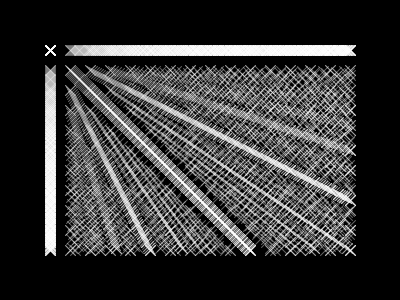
Frame 1 (no input)
Frame 60 (the mouse pressed at the canvas centre just before this capture): identical to frame 1, image omitted
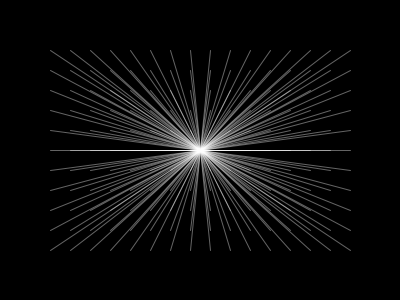
Frame 120 (the mouse held since frame 60 and released just before this capture)

The Processing sketch that drew these frames (run headless with seeded random() and noise(); from frame 60 on, the mouse is pressed at the canvas centre):

// Processing sketch: MyForLooperPDf
// ── MyForLooperPDf.pde
/**
 * Repeat: Embedded Iteration 
 * from Form+Code in Design, Art, and Architecture 
 * by Casey Reas, Chandler McWilliams, and LUST
 * Princeton Architectural Press, 2010
 * ISBN 9781568989372
 * 
 * This code was written for Processing 1.2+
 * Get Processing at http://www.processing.org/download
 */
 float f=0.0001;
int option = 1;
void setup() {
  
  size(400, 300, PDF,"MyForLooperPrnter.pdf" );
  smooth();
  noFill();
}

void draw() {
  background(0);
  
  stroke(255,100);

  if (option == 1) {
    // Option 1: Stitches
    for (float rep=0; rep<width;rep +=0.9){
    for (int x = 50; x <= width-50; x +=20+rep) {
      for (int y = 50; y <= height-50; y+=20+rep) {
        line(x-5, y-5, x+5, y+5);
        line(x+5, y-5, x-5, y+5);
      }
    }
    }
  } 
  else if (option == 2) {
    // Option 2: Perspective
    for (int x = 50; x <= width-50; x += 20) {
      for (int y = 50; y <= height-50; y+=20) {
        line(x, y, width/2, height/2);
      }
    }
  } 
  else if (option == 3) {
    // Option 3: Overlapping circles
    for (int x = 50; x <= width-50; x += 10+f) {
      for (int y = 50; y <= height-50; y+=10+f) {
       
        ellipse(x, y, 40, 40);
        f+= 0.0001;
      }
    }
  } 
  else if (option == 4) {
    // Option 4: Rotating arcs
    int count = 120;
    for (int x = 50; x <= width-50; x += 20) {
      for (int y = 50; y <= height-50; y+=20) {
        float s = map(count, 120, 0, 0, TWO_PI*2);
        arc(x, y, 14, 14, s, s + PI);
        count--;
      }
    }
  } 
  else if (option == 5) {
    // Option 5: Groups of five
    for (int x = 50; x < width-50; x += 20) {
      for (int y = 50; y < height-50; y+=20) {
        //rect(x-10, y-10, 22, 22);
        for (int i = 0; i < 16; i+=4) {
          line(x + i, y, x + i, y + 12);
        }
        line(x, y, x + 12, y + 12);
      }
    }
  }
}

void mousePressed() {
  option++;
  if (option > 5) option = 1;
}
